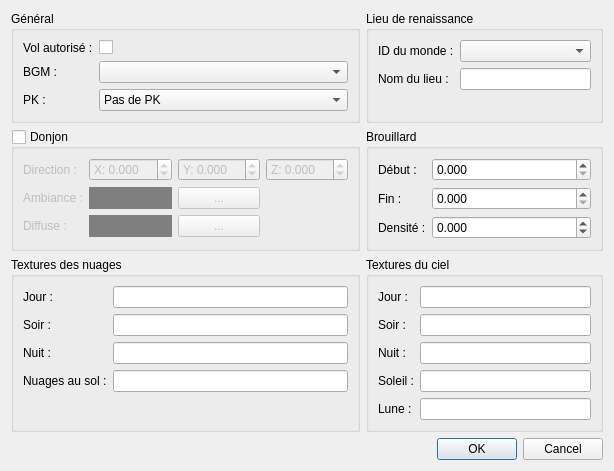
<?xml version="1.0" encoding="UTF-8"?>
<ui version="4.0">
 <class>WorldPropertiesDialog</class>
 <widget class="QDialog" name="WorldPropertiesDialog">
  <property name="geometry">
   <rect>
    <x>0</x>
    <y>0</y>
    <width>614</width>
    <height>427</height>
   </rect>
  </property>
  <property name="windowTitle">
   <string>Propriétés du monde</string>
  </property>
  <property name="windowIcon">
   <iconset resource="MainFrame.qrc">
    <normaloff>:/MainFrame/Resources/settings.png</normaloff>:/MainFrame/Resources/settings.png</iconset>
  </property>
  <layout class="QVBoxLayout" name="verticalLayout">
   <item>
    <layout class="QGridLayout" name="gridLayout_2">
     <property name="topMargin">
      <number>0</number>
     </property>
     <item row="0" column="1">
      <widget class="QGroupBox" name="groupBox">
       <property name="title">
        <string>Lieu de renaissance</string>
       </property>
       <layout class="QFormLayout" name="formLayout">
        <item row="0" column="0">
         <widget class="QLabel" name="label">
          <property name="text">
           <string>ID du monde :</string>
          </property>
         </widget>
        </item>
        <item row="0" column="1">
         <widget class="QComboBox" name="comboWorldRevivalID">
          <property name="maxVisibleItems">
           <number>20</number>
          </property>
         </widget>
        </item>
        <item row="1" column="0">
         <widget class="QLabel" name="label_2">
          <property name="text">
           <string>Nom du lieu :</string>
          </property>
         </widget>
        </item>
        <item row="1" column="1">
         <widget class="QLineEdit" name="editRevivalPlace"/>
        </item>
       </layout>
      </widget>
     </item>
     <item row="0" column="0">
      <widget class="QGroupBox" name="groupBox_2">
       <property name="title">
        <string>Général</string>
       </property>
       <layout class="QFormLayout" name="formLayout_2">
        <item row="0" column="0">
         <widget class="QLabel" name="label_3">
          <property name="text">
           <string>Vol autorisé :</string>
          </property>
         </widget>
        </item>
        <item row="0" column="1">
         <widget class="QCheckBox" name="checkCanFly">
          <property name="text">
           <string/>
          </property>
         </widget>
        </item>
        <item row="1" column="0">
         <widget class="QLabel" name="label_4">
          <property name="text">
           <string>BGM :</string>
          </property>
         </widget>
        </item>
        <item row="1" column="1">
         <widget class="QComboBox" name="comboBGM">
          <property name="maxVisibleItems">
           <number>20</number>
          </property>
         </widget>
        </item>
        <item row="2" column="0">
         <widget class="QLabel" name="label_5">
          <property name="text">
           <string>PK :</string>
          </property>
         </widget>
        </item>
        <item row="2" column="1">
         <widget class="QComboBox" name="comboModePK">
          <item>
           <property name="text">
            <string>Pas de PK</string>
           </property>
          </item>
          <item>
           <property name="text">
            <string>PK avec pénalité</string>
           </property>
          </item>
          <item>
           <property name="text">
            <string>PK sans pénalité</string>
           </property>
          </item>
         </widget>
        </item>
       </layout>
      </widget>
     </item>
     <item row="2" column="1">
      <widget class="QGroupBox" name="groupBox_5">
       <property name="title">
        <string>Textures du ciel</string>
       </property>
       <layout class="QFormLayout" name="formLayout_3">
        <item row="0" column="0">
         <widget class="QLabel" name="label_9">
          <property name="text">
           <string>Jour :</string>
          </property>
         </widget>
        </item>
        <item row="1" column="0">
         <widget class="QLabel" name="label_10">
          <property name="text">
           <string>Soir :</string>
          </property>
         </widget>
        </item>
        <item row="2" column="0">
         <widget class="QLabel" name="label_11">
          <property name="text">
           <string>Nuit :</string>
          </property>
         </widget>
        </item>
        <item row="0" column="1">
         <widget class="QLineEdit" name="skyTexture1"/>
        </item>
        <item row="1" column="1">
         <widget class="QLineEdit" name="skyTexture2"/>
        </item>
        <item row="2" column="1">
         <widget class="QLineEdit" name="skyTexture3"/>
        </item>
        <item row="3" column="0">
         <widget class="QLabel" name="label_15">
          <property name="text">
           <string>Soleil :</string>
          </property>
         </widget>
        </item>
        <item row="3" column="1">
         <widget class="QLineEdit" name="sunTexture"/>
        </item>
        <item row="4" column="0">
         <widget class="QLabel" name="label_16">
          <property name="text">
           <string>Lune :</string>
          </property>
         </widget>
        </item>
        <item row="4" column="1">
         <widget class="QLineEdit" name="moonTexture"/>
        </item>
       </layout>
      </widget>
     </item>
     <item row="2" column="0">
      <widget class="QGroupBox" name="groupBox_6">
       <property name="title">
        <string>Textures des nuages</string>
       </property>
       <layout class="QFormLayout" name="formLayout_4">
        <item row="0" column="0">
         <widget class="QLabel" name="label_12">
          <property name="text">
           <string>Jour :</string>
          </property>
         </widget>
        </item>
        <item row="0" column="1">
         <widget class="QLineEdit" name="cloudTexture1"/>
        </item>
        <item row="1" column="0">
         <widget class="QLabel" name="label_13">
          <property name="text">
           <string>Soir :</string>
          </property>
         </widget>
        </item>
        <item row="1" column="1">
         <widget class="QLineEdit" name="cloudTexture2"/>
        </item>
        <item row="2" column="0">
         <widget class="QLabel" name="label_14">
          <property name="text">
           <string>Nuit :</string>
          </property>
         </widget>
        </item>
        <item row="2" column="1">
         <widget class="QLineEdit" name="cloudTexture3"/>
        </item>
        <item row="3" column="0">
         <widget class="QLabel" name="label_17">
          <property name="text">
           <string>Nuages au sol :</string>
          </property>
         </widget>
        </item>
        <item row="3" column="1">
         <widget class="QLineEdit" name="seacloudTexture"/>
        </item>
       </layout>
      </widget>
     </item>
     <item row="1" column="0">
      <widget class="QGroupBox" name="isInDoor">
       <property name="title">
        <string>Donjon</string>
       </property>
       <property name="checkable">
        <bool>true</bool>
       </property>
       <property name="checked">
        <bool>false</bool>
       </property>
       <layout class="QGridLayout" name="gridLayout">
        <item row="0" column="0">
         <widget class="QLabel" name="label_6">
          <property name="text">
           <string>Direction :</string>
          </property>
         </widget>
        </item>
        <item row="0" column="2">
         <widget class="QDoubleSpinBox" name="lightDirY">
          <property name="prefix">
           <string>Y: </string>
          </property>
          <property name="decimals">
           <number>3</number>
          </property>
          <property name="minimum">
           <double>-99.000000000000000</double>
          </property>
          <property name="maximum">
           <double>99.000000000000000</double>
          </property>
          <property name="singleStep">
           <double>0.100000000000000</double>
          </property>
         </widget>
        </item>
        <item row="0" column="3">
         <widget class="QDoubleSpinBox" name="lightDirZ">
          <property name="prefix">
           <string>Z: </string>
          </property>
          <property name="decimals">
           <number>3</number>
          </property>
          <property name="minimum">
           <double>-99.000000000000000</double>
          </property>
          <property name="maximum">
           <double>99.000000000000000</double>
          </property>
          <property name="singleStep">
           <double>0.100000000000000</double>
          </property>
         </widget>
        </item>
        <item row="1" column="0">
         <widget class="QLabel" name="label_7">
          <property name="text">
           <string>Ambiance :</string>
          </property>
         </widget>
        </item>
        <item row="0" column="1">
         <widget class="QDoubleSpinBox" name="lightDirX">
          <property name="prefix">
           <string>X: </string>
          </property>
          <property name="decimals">
           <number>3</number>
          </property>
          <property name="minimum">
           <double>-99.000000000000000</double>
          </property>
          <property name="maximum">
           <double>99.000000000000000</double>
          </property>
          <property name="singleStep">
           <double>0.100000000000000</double>
          </property>
          <property name="value">
           <double>0.000000000000000</double>
          </property>
         </widget>
        </item>
        <item row="2" column="0">
         <widget class="QLabel" name="label_8">
          <property name="text">
           <string>Diffuse :</string>
          </property>
         </widget>
        </item>
        <item row="1" column="1">
         <widget class="QWidget" name="colorAmbient" native="true">
          <property name="styleSheet">
           <string notr="true">background-color:#7f7f7f;</string>
          </property>
         </widget>
        </item>
        <item row="2" column="1">
         <widget class="QWidget" name="colorDiffuse" native="true">
          <property name="styleSheet">
           <string notr="true">background-color:#7f7f7f;</string>
          </property>
         </widget>
        </item>
        <item row="1" column="2">
         <widget class="QPushButton" name="editColorAmbient">
          <property name="text">
           <string>...</string>
          </property>
         </widget>
        </item>
        <item row="2" column="2">
         <widget class="QPushButton" name="editColorDiffuse">
          <property name="text">
           <string>...</string>
          </property>
         </widget>
        </item>
       </layout>
      </widget>
     </item>
     <item row="1" column="1">
      <widget class="QGroupBox" name="groupBox_4">
       <property name="title">
        <string>Brouillard</string>
       </property>
       <layout class="QFormLayout" name="formLayout_5">
        <item row="1" column="1">
         <widget class="QDoubleSpinBox" name="fogStart">
          <property name="prefix">
           <string/>
          </property>
          <property name="decimals">
           <number>3</number>
          </property>
          <property name="maximum">
           <double>9999.000000000000000</double>
          </property>
         </widget>
        </item>
        <item row="2" column="1">
         <widget class="QDoubleSpinBox" name="fogEnd">
          <property name="prefix">
           <string/>
          </property>
          <property name="decimals">
           <number>3</number>
          </property>
          <property name="maximum">
           <double>9999.000000000000000</double>
          </property>
         </widget>
        </item>
        <item row="3" column="1">
         <widget class="QDoubleSpinBox" name="fogDensity">
          <property name="prefix">
           <string/>
          </property>
          <property name="decimals">
           <number>3</number>
          </property>
          <property name="minimum">
           <double>-9999.000000000000000</double>
          </property>
          <property name="maximum">
           <double>9999.000000000000000</double>
          </property>
         </widget>
        </item>
        <item row="1" column="0">
         <widget class="QLabel" name="label_18">
          <property name="text">
           <string>Début :</string>
          </property>
         </widget>
        </item>
        <item row="2" column="0">
         <widget class="QLabel" name="label_19">
          <property name="text">
           <string>Fin :</string>
          </property>
         </widget>
        </item>
        <item row="3" column="0">
         <widget class="QLabel" name="label_20">
          <property name="text">
           <string>Densité :</string>
          </property>
         </widget>
        </item>
       </layout>
      </widget>
     </item>
    </layout>
   </item>
   <item>
    <widget class="QDialogButtonBox" name="buttonBox">
     <property name="orientation">
      <enum>Qt::Horizontal</enum>
     </property>
     <property name="standardButtons">
      <set>QDialogButtonBox::Cancel|QDialogButtonBox::Ok</set>
     </property>
    </widget>
   </item>
  </layout>
 </widget>
 <resources>
  <include location="MainFrame.qrc"/>
 </resources>
 <connections>
  <connection>
   <sender>buttonBox</sender>
   <signal>accepted()</signal>
   <receiver>WorldPropertiesDialog</receiver>
   <slot>accept()</slot>
   <hints>
    <hint type="sourcelabel">
     <x>227</x>
     <y>409</y>
    </hint>
    <hint type="destinationlabel">
     <x>157</x>
     <y>274</y>
    </hint>
   </hints>
  </connection>
  <connection>
   <sender>buttonBox</sender>
   <signal>rejected()</signal>
   <receiver>WorldPropertiesDialog</receiver>
   <slot>reject()</slot>
   <hints>
    <hint type="sourcelabel">
     <x>295</x>
     <y>415</y>
    </hint>
    <hint type="destinationlabel">
     <x>286</x>
     <y>274</y>
    </hint>
   </hints>
  </connection>
  <connection>
   <sender>isInDoor</sender>
   <signal>clicked(bool)</signal>
   <receiver>groupBox_5</receiver>
   <slot>setDisabled(bool)</slot>
   <hints>
    <hint type="sourcelabel">
     <x>123</x>
     <y>123</y>
    </hint>
    <hint type="destinationlabel">
     <x>395</x>
     <y>237</y>
    </hint>
   </hints>
  </connection>
  <connection>
   <sender>isInDoor</sender>
   <signal>clicked(bool)</signal>
   <receiver>cloudTexture1</receiver>
   <slot>setDisabled(bool)</slot>
   <hints>
    <hint type="sourcelabel">
     <x>133</x>
     <y>122</y>
    </hint>
    <hint type="destinationlabel">
     <x>170</x>
     <y>266</y>
    </hint>
   </hints>
  </connection>
  <connection>
   <sender>isInDoor</sender>
   <signal>clicked(bool)</signal>
   <receiver>cloudTexture2</receiver>
   <slot>setDisabled(bool)</slot>
   <hints>
    <hint type="sourcelabel">
     <x>169</x>
     <y>120</y>
    </hint>
    <hint type="destinationlabel">
     <x>239</x>
     <y>289</y>
    </hint>
   </hints>
  </connection>
  <connection>
   <sender>isInDoor</sender>
   <signal>clicked(bool)</signal>
   <receiver>cloudTexture3</receiver>
   <slot>setDisabled(bool)</slot>
   <hints>
    <hint type="sourcelabel">
     <x>193</x>
     <y>128</y>
    </hint>
    <hint type="destinationlabel">
     <x>215</x>
     <y>311</y>
    </hint>
   </hints>
  </connection>
 </connections>
</ui>
